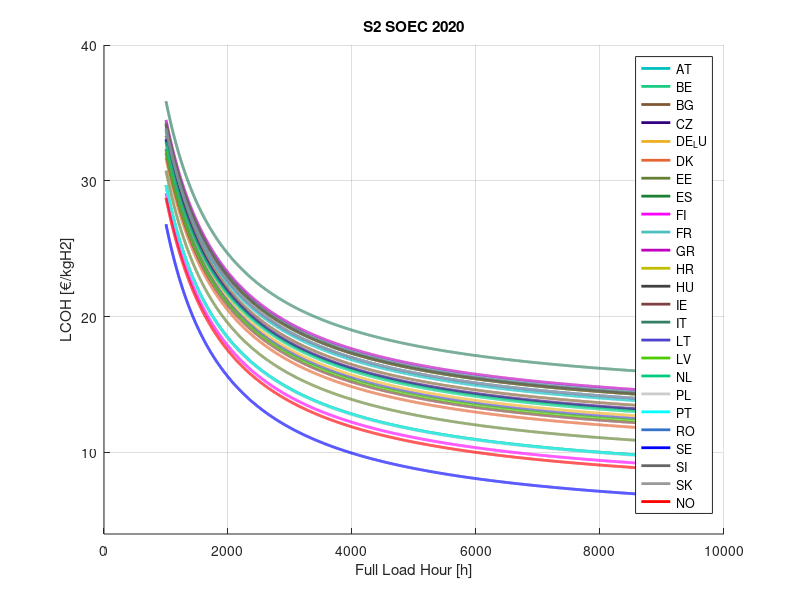

The MATLAB script that drew this image:
num_simulations = 1000;

%Common parameters
Discount_Rate_min = 0.06;       % assume 6-8%
Discount_Rate_max = 0.08;
Discount_Rate_values = unifrnd(Discount_Rate_min, Discount_Rate_max, [num_simulations, 1]);

Lifetime = 20;    % years

% Define electricity costs
electricity_cost_AT     = 0.261;
electricity_cost_BE     = 0.245;
electricity_cost_BG     = 0.253;
electricity_cost_CZ     = 0.247;
electricity_cost_DE_LU  = 0.235;
electricity_cost_DK     = 0.215;
electricity_cost_EE     = 0.193;
electricity_cost_ES     = 0.168;
electricity_cost_FI     = 0.154;
electricity_cost_FR     = 0.276;
electricity_cost_GR     = 0.280;
electricity_cost_HR     = 0.272;
electricity_cost_HU     = 0.272;
electricity_cost_IE     = 0.223;
electricity_cost_IT     = 0.312;
electricity_cost_LT     = 0.230;
electricity_cost_LV     = 0.227;
electricity_cost_NL     = 0.242;
electricity_cost_PL     = 0.167;
electricity_cost_PT     = 0.168;
electricity_cost_RO     = 0.265;
electricity_cost_SE     = 0.101;
electricity_cost_SI     = 0.274;
electricity_cost_SK     = 0.265;
electricity_cost_NO     = 0.146;


FLH = [1000:8760];

LHV = 33.33;    %kWh/kgH2

%SOEC parameters
CAPEX_System_SOEC_mean = 4200;     %$/kW
CAPEX_System_SOEC_std = 1142.7;
CAPEX_System_SOEC_values = normrnd(CAPEX_System_SOEC_mean, CAPEX_System_SOEC_std, [num_simulations,1]);
CAPEX_System_SOEC_values(CAPEX_System_SOEC_values < 2800) = 2800;
CAPEX_System_SOEC_values(CAPEX_System_SOEC_values > 5600) = 5600;

%CAPEX_Stack_SOEC_values = 0.5*CAPEX_System_SOEC_values;    % 50% of CAPEX system 

CAPEX_SOEC_values = CAPEX_System_SOEC_values;

OPEX_SOEC_values = 3;   % 3% of CAPEX/a

System_Efficiency_SOEC_mean = 0.775;
System_Efficiency_SOEC_std = 0.0408;
System_Efficiency_SOEC_values = normrnd(System_Efficiency_SOEC_mean, System_Efficiency_SOEC_std, [num_simulations,1]);
System_Efficiency_SOEC_values(System_Efficiency_SOEC_values < 0.74) = 0.74;
System_Efficiency_SOEC_values(System_Efficiency_SOEC_values > 0.81) = 0.81;


% Calculate SOEC LCOH values
term1_S = LHV ./ (System_Efficiency_SOEC_values);
term2_S = Discount_Rate_values .* (1 + Discount_Rate_values).^Lifetime;
term3_S = (OPEX_SOEC_values / 100);
term4_S = CAPEX_SOEC_values ./ FLH;
AT = term1_S .* ((term2_S ./ ((1 + Discount_Rate_values).^Lifetime - 1) + term3_S) .* term4_S + electricity_cost_AT);
BE = term1_S .* ((term2_S ./ ((1 + Discount_Rate_values).^Lifetime - 1) + term3_S) .* term4_S + electricity_cost_BE);
BG = term1_S .* ((term2_S ./ ((1 + Discount_Rate_values).^Lifetime - 1) + term3_S) .* term4_S + electricity_cost_BG);
CZ = term1_S .* ((term2_S ./ ((1 + Discount_Rate_values).^Lifetime - 1) + term3_S) .* term4_S + electricity_cost_CZ);
DE_LU = term1_S .* ((term2_S ./ ((1 + Discount_Rate_values).^Lifetime - 1) + term3_S) .* term4_S + electricity_cost_DE_LU);
DK = term1_S .* ((term2_S ./ ((1 + Discount_Rate_values).^Lifetime - 1) + term3_S) .* term4_S + electricity_cost_DK);
EE = term1_S .* ((term2_S ./ ((1 + Discount_Rate_values).^Lifetime - 1) + term3_S) .* term4_S + electricity_cost_EE);
ES = term1_S .* ((term2_S ./ ((1 + Discount_Rate_values).^Lifetime - 1) + term3_S) .* term4_S + electricity_cost_ES);
FI = term1_S .* ((term2_S ./ ((1 + Discount_Rate_values).^Lifetime - 1) + term3_S) .* term4_S + electricity_cost_FI);
FR = term1_S .* ((term2_S ./ ((1 + Discount_Rate_values).^Lifetime - 1) + term3_S) .* term4_S + electricity_cost_FR);
GR = term1_S .* ((term2_S ./ ((1 + Discount_Rate_values).^Lifetime - 1) + term3_S) .* term4_S + electricity_cost_GR);
HR = term1_S .* ((term2_S ./ ((1 + Discount_Rate_values).^Lifetime - 1) + term3_S) .* term4_S + electricity_cost_HR);
HU = term1_S .* ((term2_S ./ ((1 + Discount_Rate_values).^Lifetime - 1) + term3_S) .* term4_S + electricity_cost_HU);
IE = term1_S .* ((term2_S ./ ((1 + Discount_Rate_values).^Lifetime - 1) + term3_S) .* term4_S + electricity_cost_IE);
IT = term1_S .* ((term2_S ./ ((1 + Discount_Rate_values).^Lifetime - 1) + term3_S) .* term4_S + electricity_cost_IT);
LT = term1_S .* ((term2_S ./ ((1 + Discount_Rate_values).^Lifetime - 1) + term3_S) .* term4_S + electricity_cost_LT);
LV = term1_S .* ((term2_S ./ ((1 + Discount_Rate_values).^Lifetime - 1) + term3_S) .* term4_S + electricity_cost_LV);
NL = term1_S .* ((term2_S ./ ((1 + Discount_Rate_values).^Lifetime - 1) + term3_S) .* term4_S + electricity_cost_NL);
PL = term1_S .* ((term2_S ./ ((1 + Discount_Rate_values).^Lifetime - 1) + term3_S) .* term4_S + electricity_cost_PL);
PT = term1_S .* ((term2_S ./ ((1 + Discount_Rate_values).^Lifetime - 1) + term3_S) .* term4_S + electricity_cost_PT);
RO = term1_S .* ((term2_S ./ ((1 + Discount_Rate_values).^Lifetime - 1) + term3_S) .* term4_S + electricity_cost_RO);
SE = term1_S .* ((term2_S ./ ((1 + Discount_Rate_values).^Lifetime - 1) + term3_S) .* term4_S + electricity_cost_SE);
SI = term1_S .* ((term2_S ./ ((1 + Discount_Rate_values).^Lifetime - 1) + term3_S) .* term4_S + electricity_cost_SI);
SK = term1_S .* ((term2_S ./ ((1 + Discount_Rate_values).^Lifetime - 1) + term3_S) .* term4_S + electricity_cost_SK);
NO = term1_S .* ((term2_S ./ ((1 + Discount_Rate_values).^Lifetime - 1) + term3_S) .* term4_S + electricity_cost_NO);


avg_AT = mean(AT);
avg_BE = mean(BE);
avg_BG = mean(BG);
avg_CZ = mean(CZ);
avg_DE_LU = mean(DE_LU);
avg_DK = mean(DK);
avg_EE = mean(EE);
avg_ES = mean(ES);
avg_FI = mean(FI);
avg_FR = mean(FR);
avg_GR = mean(GR);
avg_HR = mean(HR);
avg_HU = mean(HU);
avg_IE = mean(IE);
avg_IT = mean(IT);
avg_LT = mean(LT);
avg_LV = mean(LV);
avg_NL = mean(NL);
avg_PL = mean(PL);
avg_PT = mean(PT);
avg_RO = mean(RO);
avg_SE = mean(SE);
avg_SI = mean(SI);
avg_SK = mean(SK);
avg_NO = mean(NO);


% Plotting LCOH for each country based on FLH
figure;
hold on;

plot(FLH, avg_AT, 'DisplayName', 'AT', 'LineWidth', 2, 'Color', [0,0.75,0.75]);
plot(FLH, avg_BE, 'DisplayName', 'BE', 'LineWidth', 2, 'Color', [0.1,0.8,0.5]);
plot(FLH, avg_BG, 'DisplayName', 'BG', 'LineWidth', 2, 'Color', [0.5,0.35,0.2]);
plot(FLH, avg_CZ, 'DisplayName', 'CZ', 'LineWidth', 2, 'Color', [0.2,0,0.5]);
plot(FLH, avg_DE_LU, 'DisplayName', 'DE_LU', 'LineWidth', 2, 'Color', [0.93,0.69,0.13]);
plot(FLH, avg_DK, 'DisplayName', 'DK', 'LineWidth', 2, 'Color', [0.9,0.4,0.2]);
plot(FLH, avg_EE, 'DisplayName', 'EE', 'LineWidth', 2, 'Color', [0.4,0.5,0.2]);
plot(FLH, avg_ES, 'DisplayName', 'ES', 'LineWidth', 2, 'Color', [0.1,0.5,0.2]);
plot(FLH, avg_FI, 'DisplayName', 'FI', 'LineWidth', 2, 'Color', 'm');
plot(FLH, avg_FR, 'DisplayName', 'FR', 'LineWidth', 2, 'Color', [0.3,0.75,0.75]);
plot(FLH, avg_GR, 'DisplayName', 'GR', 'LineWidth', 2, 'Color', [0.75,0,0.75]);
plot(FLH, avg_HR, 'DisplayName', 'HR', 'LineWidth', 2, 'Color', [0.75,0.75,0]);
plot(FLH, avg_HU, 'DisplayName', 'HU', 'LineWidth', 2, 'Color', [0.25,0.25,0.25]);
plot(FLH, avg_IE, 'DisplayName', 'IE', 'LineWidth', 2, 'Color', [0.5,0.25,0.25]);
plot(FLH, avg_IT, 'DisplayName', 'IT', 'LineWidth', 2, 'Color', [0.2,0.5,0.4]);
plot(FLH, avg_LT, 'DisplayName', 'LT', 'LineWidth', 2, 'Color', [0.3,0.25,0.8]);
plot(FLH, avg_LV, 'DisplayName', 'LV', 'LineWidth', 2, 'Color', [0.3,0.8,0]);
plot(FLH, avg_NL, 'DisplayName', 'NL', 'LineWidth', 2, 'Color', [0,0.8,0.5]);
plot(FLH, avg_PL, 'DisplayName', 'PL', 'LineWidth', 2, 'Color', [0.8,0.8,0.8]);
plot(FLH, avg_PT, 'DisplayName', 'PT', 'LineWidth', 2, 'Color', 'c');
plot(FLH, avg_RO, 'DisplayName', 'RO', 'LineWidth', 2, 'Color', [0.2,0.45,0.8]);
plot(FLH, avg_SE, 'DisplayName', 'SE', 'LineWidth', 2, 'Color', 'b');
plot(FLH, avg_SI, 'DisplayName', 'SI', 'LineWidth', 2, 'Color', [0.4,0.4,0.4]);
plot(FLH, avg_SK, 'DisplayName', 'SK', 'LineWidth', 2, 'Color', [0.6,0.6,0.6]);
plot(FLH, avg_NO, 'DisplayName', 'NO', 'LineWidth', 2, 'Color', 'r');

hold off;

% Set axis labels and legend
xlabel('Full Load Hour [h]');
ylabel('LCOH [€/kgH2]');
title('S2 SOEC 2020');
legend('Location', 'Best');
grid on;
ylim([4 40]);